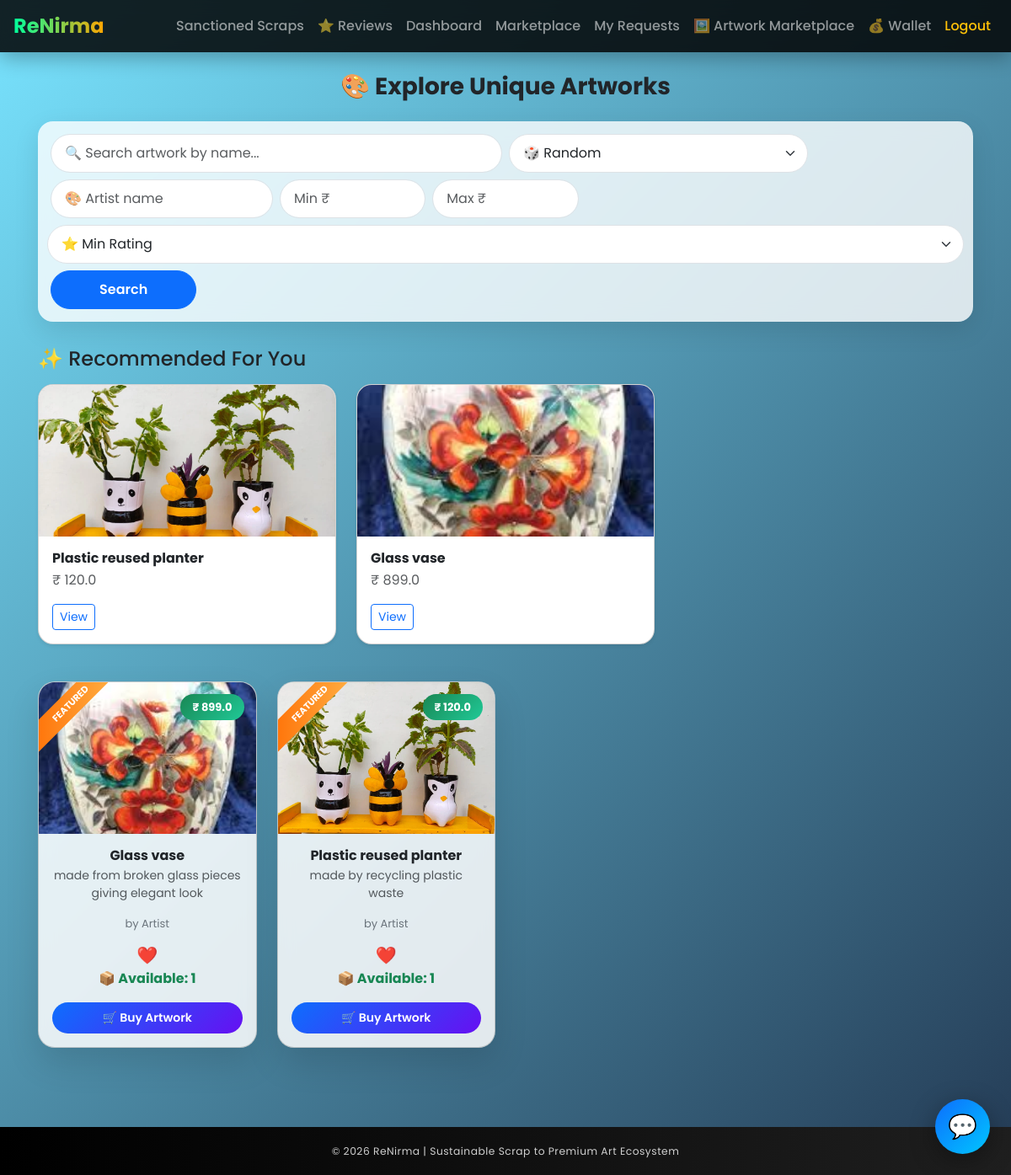
/scrap/artworks/ (signed in), run on the app's committed database.
### artist/models.py (models this page shows, shortened)
class Artwork(models.Model):
    artist = models.ForeignKey(
        settings.AUTH_USER_MODEL,
        on_delete=models.CASCADE,
        related_name="artworks"
    )
    scrap = models.ForeignKey(
        "scrap.Scrap",
        on_delete=models.SET_NULL,
        null=True,
        blank=True
    )
    title = models.CharField(max_length=200)
    description = models.TextField(blank=True)
    price = models.FloatField()
    image = models.ImageField(upload_to="artworks/", null=True, blank=True)
    is_active = models.BooleanField(default=True)   # ✅ YE LINE ADD KARO
    quantity = models.PositiveIntegerField(default=1)
    created_at = models.DateTimeField(auto_now_add=True)

### accounts/models.py (models this page shows, shortened)
class CustomUser(AbstractUser):
    ROLE_CHOICES = (
        ('user', 'User'),
        ('dealer', 'Dealer'),
        ('artist', 'Artist'),
    )
    role = models.CharField(
        max_length=20,
        choices=ROLE_CHOICES,
        default="user"
    )
    phone = models.CharField(max_length=15, blank=True, null=True)
    language = models.CharField(max_length=10, default="en")

### scrap/views.py (the view)
def artwork_marketplace(request):
    query = request.GET.get("q", "")
    sort = request.GET.get("sort", "")
    artist_filter = request.GET.get("artist", "")
    min_price = request.GET.get("min_price", "")
    max_price = request.GET.get("max_price", "")
    min_rating = request.GET.get("min_rating", "")
    artworks = Artwork.objects.filter(
        is_active=True,
        quantity__gt=0
    )
    if query:
        artworks = artworks.filter(title__icontains=query)
    if artist_filter:
        artworks = artworks.filter(artist__username__icontains=artist_filter)
    if min_price:
        artworks = artworks.filter(price__gte=min_price)
    if max_price:
        artworks = artworks.filter(price__lte=max_price)
    if min_rating:
        try:
            artworks = artworks.filter(avg_rating__gte=min_rating)
        except:
            pass
    if sort == "low":
        artworks = artworks.order_by("price")
    elif sort == "high":
        artworks = artworks.order_by("-price")
    else:
        artworks = artworks.order_by("?")\
    recommended = []
    if request.user.is_authenticated:
        try:
            recommended = get_recommended_artworks(request.user)
        except:
            recommended = []
    context = {
        "artworks": artworks,
        "query": query,
        "sort": sort,
        "artist_filter": artist_filter,
        "min_price": min_price,
        "max_price": max_price,
        "recommended": recommended,
    }
    return render(
        request,
        "artwork/artwork_marketplace.html",
        context
    )

### scrap/recommendation.py (called while the page is built, shortened)
def get_recommended_artworks(user):
    wishlist_categories = Wishlist.objects.filter(
        user=user
    ).values_list("artwork__title", flat=True)
    if wishlist_categories:
        return Artwork.objects.filter(
            title__in=wishlist_categories,
            is_active=True
        )[:3]
    orders = ArtworkOrder.objects.filter(
        buyer=user,
        status="Sold"
    )
    return Artwork.objects.filter(
        is_active=True
    ).annotate(
        popularity=Count("wishlisted_by")
    ).order_by("-popularity")[:3]

### templates/artwork/artwork_marketplace.html (shortened to what this page needs)
{% extends "base.html" %}
{% block content %}
<h3 class="fw-bold text-center mb-4">🎨 Explore Unique Artworks</h3>
<form method="get" class="market-search">
    <div class="row g-2 align-items-center">
        <div class="col-md-6">
            <input type="text"
                   name="q"
                   value="{{ query }}"
                   class="form-control"
                   placeholder="🔍 Search artwork by name...">
        </div>
        <div class="col-md-4">
            <select name="sort" class="form-select">
                <option value="">🎲 Random</option>
            </select>
        </div>
        <div class="col-md-3">
            <input type="text"
                name="artist"
                value="{{ artist_filter }}"
                class="form-control"
                placeholder="🎨 Artist name">
        </div>
        <div class="col-md-2">
            <input type="number"
                name="min_price"
                value="{{ min_price }}"
                class="form-control"
                placeholder="Min ₹">
        </div>
        <div class="col-md-2">
            <input type="number"
                name="max_price"
                value="{{ max_price }}"
                class="form-control"
                placeholder="Max ₹">
        </div>
        <select name="min_rating" class="form-select">
            <option value="">⭐ Min Rating</option>
        </select>
        <div class="col-md-2 d-grid">
            <button type="submit" class="btn btn-primary">
                Search
            </button>
        </div>
    </div>
</form>
{% if recommended %}
<h4 class="mt-4 mb-3">✨ Recommended For You</h4>
<div class="row mb-4">
    {% for art in recommended %}
    <div class="col-md-4">
        <div class="card shadow-sm">
            {% if art.image %}
            <img src="{{ art.image.url }}" class="card-img-top" style="height:180px; object-fit:cover;">
            {% endif %}
            <div class="card-body">
                <h6>{{ art.title }}</h6>
                <p class="text-muted">₹ {{ art.price }}</p>
                <a href="{% url 'artwork_detail' art.id %}" class="btn btn-outline-primary btn-sm">
                    View
                </a>
            </div>
        </div>
    </div>
    {% endfor %}
</div>
{% endif %}
<div class="row">
    {% for art in artworks %}
    <div class="col-xl-3 col-lg-4 col-md-6 mb-4">
        <div class="card market-card">
            <div class="ribbon">FEATURED</div>
            <div class="price-badge">
                ₹ {{ art.price }}
            </div>
            <div class="position-relative">
                {% if art.image %}
                    <img src="{{ art.image.url }}" class="market-img">
                {% else %}
                    <img src="https://via.placeholder.com/300x200?text=No+Image"
                         class="market-img">
                {% endif %}
            </div>
            <div class="card-body text-center p-3">
                <h6>{{ art.title|truncatechars:30 }}</h6>
                <p class="text-muted small">
                    {{ art.description|default:"No description available"|truncatechars:90 }}
                </p>
                <div class="artist-name">
                    by {{ art.artist.username }}
                </div>
                <form method="POST" action="{% url 'toggle_wishlist' art.id %}">
                    <button type="submit" style="border:none; background:none; font-size:20px;">
                        ❤️
                    </button>
                </form>
                <p class="text-success fw-bold">
                    📦 Available: {{ art.quantity|default:"0" }}
                </p>
                <a href="{% url 'buy_product' art.id %}"
                   class="btn btn-primary buy-btn w-100">
                    🛒 Buy Artwork
                </a>
            </div>
        </div>
    </div>
    {% empty %}
    <div class="col-12">
        <div class="alert alert-warning text-center">
            No artworks found for your search or filters.
        </div>
    </div>
    {% endfor %}
</div>
{% endblock %}

### templates/base.html (shortened to what this page needs)
<!DOCTYPE html>
<html lang="en">
<head>
    {% load static %}
    <link href="https://cdn.jsdelivr.net/npm/bootstrap@5.3.3/dist/css/bootstrap.min.css" rel="stylesheet">
</head>
<body>
<nav class="navbar navbar-expand-lg navbar-dark bg-dark px-3">
    <a class="navbar-brand d-flex align-items-center" href="/">
        {% load static %}
        <span class="fs-4">
        </span>
    </a>
    <div class="collapse navbar-collapse" id="navbarNav">
        <ul class="navbar-nav ms-auto">
            {% if user.is_authenticated and user.role == "dealer" %}
            <li class="nav-item">
                <a class="nav-link" href="{% url 'sanctioned_scraps' %}">
                    Sanctioned Scraps
                </a>
            </li>
            {% endif %}
           {% if user.is_authenticated and user.role != "artist" %}
            <li class="nav-item">
                <a class="nav-link" href="{% url 'all_reviews' %}">
                    ⭐ Reviews
                </a>
            </li>
            {% endif %}
            {% if user.is_authenticated %}
                {% if user.role == "dealer" %}
                    <li class="nav-item">
                        <a class="nav-link" href="{% url 'dashboard' %}">Dashboard</a>
                    </li>
                    <li class="nav-item">
                        <a class="nav-link" href="{% url 'scrap_list' %}">Marketplace</a>
                    </li>
                    <li class="nav-item">
                        <a class="nav-link" href="{% url 'my_requests' %}">My Requests</a>
                    </li>
                {% endif %}
                <li class="nav-item">
                    <a class="nav-link" href="{% url 'artwork_marketplace' %}">
                        🖼️ Artwork Marketplace
                    </a>
                </li>
                {% if request.user.is_authenticated and not request.user.is_superuser %}
                    <li class="nav-item">
                        <a class="nav-link" href="{% url 'wallet' %}">
                            💰 Wallet
                        </a>
                    </li>
                {% endif %}
                <li class="nav-item">
                    <a class="nav-link text-warning" href="{% url 'logout' %}">
                        Logout
                    </a>
                </li>
            {% endif %}
        </ul>
    </div>
</nav>
<div class="container mt-4">
    {% block content %}
    {% endblock %}
</div>
<a href="/assistant/" class="chatbot-float">
    💬
</a>
<footer>
    <small>
        © 2026 ReNirma | Sustainable Scrap to Premium Art Ecosystem
    </small>
</footer>
</body>
</html>

### templates/base.html (style rules this page uses)
body { font-family: 'Poppins', sans-serif; background: linear-gradient(135deg,#9cffdb,#ceff74); min-height: 100vh; overflow-x: hidden; }
.navbar { backdrop-filter: blur(10px); background: rgba(0,0,0,0.85) !important; box-shadow: 0 6px 25px rgba(0,0,0,0.3); transition: all 0.3s ease; }
.navbar-brand span { background: linear-gradient(90deg,#00ff9d,#ffa500); background-clip: text; -webkit-background-clip: text; color: transparent; -webkit-text-fill-color: transparent; font-weight: 700; }
.nav-link { font-weight: 500; position: relative; transition: all 0.3s ease; }
.nav-link::after { content: ""; position: absolute; width: 0%; height: 2px; left: 0; bottom: 0; background: #00ff9d; transition: width 0.3s ease; }
.container { min-height: 80vh; animation: fadeIn 0.8s ease-in-out; }
.card { transition: all 0.4s ease; border-radius: 18px; overflow: hidden; }
.market-card { overflow: hidden; }
.market-card img { max-height: 100%; width: 100%; object-fit: cover; transition: transform 0.4s ease; }
.price-badge { position: absolute; top: 12px; right: 12px; background: linear-gradient(45deg,#198754,#00c896); color: #fff; padding: 6px 12px; border-radius: 999px; font-weight: 600; font-size: 14px; }
.buy-btn { transition: transform .2s ease, box-shadow .2s ease; border-radius: 25px; }
footer { background: linear-gradient(90deg,#000000,#1f1f1f); color: #ffffff; text-align: center; padding: 18px 0; margin-top: 50px; letter-spacing: 0.5px; font-size: 14px; }
footer small { opacity: 0.8; }
* { box-sizing: border-box; }
img { max-width: 100%; height: auto; }
.container { padding-left: 15px; padding-right: 15px; }
.card { margin-bottom: 20px; }
.navbar-brand span { white-space: nowrap; }
input, select, textarea { width: 100%; max-width: 100%; }
body { overflow-x: hidden; }
.chatbot-float { position: fixed; bottom: 25px; right: 25px; width: 65px; height: 65px; border-radius: 50%; background: linear-gradient(135deg,#0d6efd,#00c6ff); color:white; font-size:28px; display:flex; align-items:center; justify-content:center; text-decoration:none; box-shadow:0 8px 30px rgba(0,0,0,.35); z-index:9999; transition:.3s; }

### templates/artwork/artwork_marketplace.html (style rules this page uses)
body { background: linear-gradient(135deg,#78e3fe,#243B55); }
.market-card { position: relative; border-radius: 20px; overflow: hidden; background: rgba(255,255,255,0.85); backdrop-filter: blur(10px); box-shadow: 0 18px 40px rgba(0,0,0,0.12); transition: all 0.4s ease; animation: fadeUp 0.7s ease forwards; opacity: 0; }
.market-card::before { content: ""; position: absolute; inset: 0; border-radius: 20px; padding: 2px; background: linear-gradient(135deg, #0d6efd, #20c997); opacity: 0; transition: opacity 0.4s ease; z-index: -1; }
.market-img { height: 180px; width: 100%; object-fit: cover; }
.price-badge { position: absolute; top: 14px; right: 14px; background: linear-gradient(135deg, #198754, #20c997); color: #fff; padding: 6px 14px; border-radius: 20px; font-size: 13px; font-weight: 700; z-index: 5; }
.ribbon { position: absolute; top: 12px; left: -30px; background: linear-gradient(135deg, #ff6a00, #ffb347); color: #fff; padding: 5px 40px; transform: rotate(-45deg); font-size: 11px; font-weight: 700; z-index: 6; }
.card-body h6 { font-weight: 700; margin-bottom: 4px; }
.artist-name { font-size: 13px; color: #6c757d; margin-bottom: 12px; }
.buy-btn { border-radius: 30px; padding: 8px; font-weight: 600; font-size: 14px; background: linear-gradient(135deg, #0d6efd, #6610f2); border: none; position: relative; overflow: hidden; }
.buy-btn::after { content: ""; position: absolute; top: 0; left: -100%; width: 100%; height: 100%; background: linear-gradient( 120deg, transparent, rgba(255,255,255,0.4), transparent ); transition: all 0.6s ease; }
.market-search { background: rgba(255,255,255,0.8); backdrop-filter: blur(10px); border-radius: 18px; padding: 15px; box-shadow: 0 10px 30px rgba(0,0,0,0.1); margin-bottom: 30px; }
.market-search input, .market-search select { border-radius: 30px; padding: 10px 16px; }
.market-search button { border-radius: 30px; padding: 10px 22px; font-weight: 600; }

### data on the page
Artwork: image (picture), title "Plastic reused planter", price "120.0", description "made by recycling plastic waste", artist.username "Artist", quantity "1"
Artwork: image (picture), title "Glass vase", price "899.0", description "made from broken glass pieces giving elegant look", artist.username "Artist", quantity "1"
